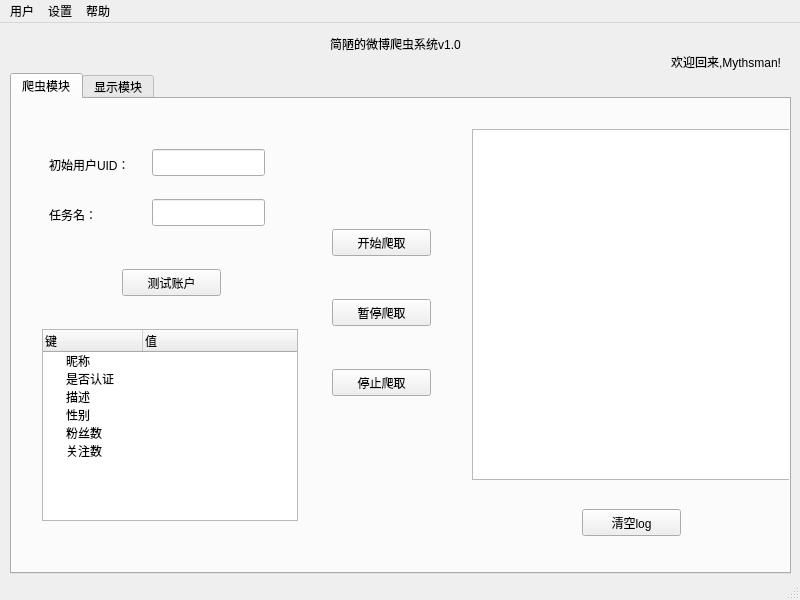
<?xml version="1.0" encoding="UTF-8"?>
<ui version="4.0">
 <class>MainWindow</class>
 <widget class="QMainWindow" name="MainWindow">
  <property name="enabled">
   <bool>true</bool>
  </property>
  <property name="geometry">
   <rect>
    <x>0</x>
    <y>0</y>
    <width>800</width>
    <height>600</height>
   </rect>
  </property>
  <property name="minimumSize">
   <size>
    <width>800</width>
    <height>600</height>
   </size>
  </property>
  <property name="maximumSize">
   <size>
    <width>800</width>
    <height>600</height>
   </size>
  </property>
  <property name="windowTitle">
   <string>微博爬虫程序</string>
  </property>
  <property name="toolTip">
   <string notr="true"/>
  </property>
  <widget class="QWidget" name="centralwidget">
   <widget class="QTabWidget" name="tabWidget">
    <property name="enabled">
     <bool>true</bool>
    </property>
    <property name="geometry">
     <rect>
      <x>10</x>
      <y>50</y>
      <width>781</width>
      <height>501</height>
     </rect>
    </property>
    <property name="toolTip">
     <string/>
    </property>
    <property name="currentIndex">
     <number>0</number>
    </property>
    <widget class="QWidget" name="tab">
     <attribute name="title">
      <string>爬虫模块</string>
     </attribute>
     <widget class="QLineEdit" name="lineEdit">
      <property name="geometry">
       <rect>
        <x>140</x>
        <y>50</y>
        <width>113</width>
        <height>27</height>
       </rect>
      </property>
     </widget>
     <widget class="QLabel" name="label_3">
      <property name="geometry">
       <rect>
        <x>37</x>
        <y>50</y>
        <width>91</width>
        <height>31</height>
       </rect>
      </property>
      <property name="text">
       <string>初始用户UID：</string>
      </property>
     </widget>
     <widget class="QTextEdit" name="textEdit">
      <property name="geometry">
       <rect>
        <x>460</x>
        <y>30</y>
        <width>321</width>
        <height>351</height>
       </rect>
      </property>
      <property name="html">
       <string>&lt;!DOCTYPE HTML PUBLIC &quot;-//W3C//DTD HTML 4.0//EN&quot; &quot;http://www.w3.org/TR/REC-html40/strict.dtd&quot;&gt;
&lt;html&gt;&lt;head&gt;&lt;meta name=&quot;qrichtext&quot; content=&quot;1&quot; /&gt;&lt;style type=&quot;text/css&quot;&gt;
p, li { white-space: pre-wrap; }
&lt;/style&gt;&lt;/head&gt;&lt;body style=&quot; font-family:'Ubuntu'; font-size:11pt; font-weight:400; font-style:normal;&quot;&gt;
&lt;p style=&quot;-qt-paragraph-type:empty; margin-top:0px; margin-bottom:0px; margin-left:0px; margin-right:0px; -qt-block-indent:0; text-indent:0px;&quot;&gt;&lt;br /&gt;&lt;/p&gt;&lt;/body&gt;&lt;/html&gt;</string>
      </property>
      <property name="textInteractionFlags">
       <set>Qt::TextSelectableByKeyboard|Qt::TextSelectableByMouse</set>
      </property>
     </widget>
     <widget class="QPushButton" name="pushButton">
      <property name="geometry">
       <rect>
        <x>320</x>
        <y>130</y>
        <width>99</width>
        <height>27</height>
       </rect>
      </property>
      <property name="text">
       <string>开始爬取</string>
      </property>
     </widget>
     <widget class="QPushButton" name="pushButton_2">
      <property name="geometry">
       <rect>
        <x>320</x>
        <y>200</y>
        <width>99</width>
        <height>27</height>
       </rect>
      </property>
      <property name="text">
       <string>暂停爬取</string>
      </property>
     </widget>
     <widget class="QPushButton" name="pushButton_3">
      <property name="geometry">
       <rect>
        <x>320</x>
        <y>270</y>
        <width>99</width>
        <height>27</height>
       </rect>
      </property>
      <property name="text">
       <string>停止爬取</string>
      </property>
     </widget>
     <widget class="QPushButton" name="pushButton_7">
      <property name="geometry">
       <rect>
        <x>570</x>
        <y>410</y>
        <width>99</width>
        <height>27</height>
       </rect>
      </property>
      <property name="text">
       <string>清空log</string>
      </property>
     </widget>
     <widget class="QPushButton" name="pushButton_8">
      <property name="geometry">
       <rect>
        <x>110</x>
        <y>170</y>
        <width>99</width>
        <height>27</height>
       </rect>
      </property>
      <property name="text">
       <string>测试账户</string>
      </property>
     </widget>
     <widget class="QTreeWidget" name="treeWidget">
      <property name="geometry">
       <rect>
        <x>30</x>
        <y>230</y>
        <width>256</width>
        <height>192</height>
       </rect>
      </property>
      <column>
       <property name="text">
        <string>键</string>
       </property>
      </column>
      <column>
       <property name="text">
        <string>值</string>
       </property>
      </column>
      <item>
       <property name="text">
        <string>昵称</string>
       </property>
       <property name="text">
        <string/>
       </property>
      </item>
      <item>
       <property name="text">
        <string>是否认证</string>
       </property>
      </item>
      <item>
       <property name="text">
        <string>描述</string>
       </property>
      </item>
      <item>
       <property name="text">
        <string>性别</string>
       </property>
      </item>
      <item>
       <property name="text">
        <string>粉丝数</string>
       </property>
      </item>
      <item>
       <property name="text">
        <string>关注数</string>
       </property>
      </item>
     </widget>
     <widget class="QLabel" name="label_6">
      <property name="geometry">
       <rect>
        <x>37</x>
        <y>100</y>
        <width>91</width>
        <height>31</height>
       </rect>
      </property>
      <property name="text">
       <string>任务名：</string>
      </property>
     </widget>
     <widget class="QLineEdit" name="lineEdit_4">
      <property name="geometry">
       <rect>
        <x>140</x>
        <y>100</y>
        <width>113</width>
        <height>27</height>
       </rect>
      </property>
     </widget>
    </widget>
    <widget class="QWidget" name="tab_2">
     <attribute name="title">
      <string>显示模块</string>
     </attribute>
     <widget class="QComboBox" name="comboBox">
      <property name="geometry">
       <rect>
        <x>104</x>
        <y>40</y>
        <width>111</width>
        <height>31</height>
       </rect>
      </property>
      <item>
       <property name="text">
        <string>New Item</string>
       </property>
      </item>
     </widget>
     <widget class="QLabel" name="label_7">
      <property name="geometry">
       <rect>
        <x>40</x>
        <y>40</y>
        <width>71</width>
        <height>31</height>
       </rect>
      </property>
      <property name="text">
       <string>任务名：</string>
      </property>
     </widget>
     <widget class="QTextEdit" name="textEdit_2">
      <property name="geometry">
       <rect>
        <x>30</x>
        <y>80</y>
        <width>711</width>
        <height>291</height>
       </rect>
      </property>
     </widget>
     <widget class="QPushButton" name="pushButton_4">
      <property name="geometry">
       <rect>
        <x>330</x>
        <y>400</y>
        <width>99</width>
        <height>27</height>
       </rect>
      </property>
      <property name="text">
       <string>显示</string>
      </property>
     </widget>
    </widget>
   </widget>
   <widget class="QLabel" name="label">
    <property name="geometry">
     <rect>
      <x>260</x>
      <y>0</y>
      <width>271</width>
      <height>41</height>
     </rect>
    </property>
    <property name="text">
     <string>简陋的微博爬虫系统v1.0</string>
    </property>
    <property name="alignment">
     <set>Qt::AlignCenter</set>
    </property>
   </widget>
   <widget class="QLabel" name="label_2">
    <property name="geometry">
     <rect>
      <x>570</x>
      <y>30</y>
      <width>211</width>
      <height>20</height>
     </rect>
    </property>
    <property name="layoutDirection">
     <enum>Qt::LeftToRight</enum>
    </property>
    <property name="text">
     <string>欢迎回来,Mythsman!</string>
    </property>
    <property name="alignment">
     <set>Qt::AlignRight|Qt::AlignTop|Qt::AlignTrailing</set>
    </property>
   </widget>
  </widget>
  <widget class="QStatusBar" name="statusbar"/>
  <widget class="QMenuBar" name="menubar">
   <property name="geometry">
    <rect>
     <x>0</x>
     <y>0</y>
     <width>800</width>
     <height>31</height>
    </rect>
   </property>
   <widget class="QMenu" name="menuFadsf">
    <property name="title">
     <string>用户</string>
    </property>
    <addaction name="action_signin"/>
    <addaction name="action_login"/>
    <addaction name="action_exit"/>
   </widget>
   <widget class="QMenu" name="menuAbout">
    <property name="title">
     <string>帮助</string>
    </property>
    <addaction name="action_help"/>
    <addaction name="action_update"/>
    <addaction name="action_about"/>
   </widget>
   <widget class="QMenu" name="menu">
    <property name="title">
     <string>设置</string>
    </property>
    <addaction name="action_8"/>
    <addaction name="action_9"/>
    <addaction name="action_10"/>
   </widget>
   <addaction name="menuFadsf"/>
   <addaction name="menu"/>
   <addaction name="menuAbout"/>
  </widget>
  <action name="action_help">
   <property name="text">
    <string>使用说明</string>
   </property>
  </action>
  <action name="action_update">
   <property name="text">
    <string>软件更新</string>
   </property>
  </action>
  <action name="action_about">
   <property name="text">
    <string>关于</string>
   </property>
  </action>
  <action name="action_8">
   <property name="text">
    <string>爬虫设置</string>
   </property>
  </action>
  <action name="action_9">
   <property name="text">
    <string>存储设置</string>
   </property>
  </action>
  <action name="action_10">
   <property name="text">
    <string>展示设置</string>
   </property>
  </action>
  <action name="action_login">
   <property name="text">
    <string>登陆</string>
   </property>
  </action>
  <action name="action_exit">
   <property name="text">
    <string>退出</string>
   </property>
  </action>
  <action name="action_signin">
   <property name="text">
    <string>注册</string>
   </property>
  </action>
 </widget>
 <resources/>
 <connections>
  <connection>
   <sender>action_exit</sender>
   <signal>triggered()</signal>
   <receiver>MainWindow</receiver>
   <slot>close()</slot>
   <hints>
    <hint type="sourcelabel">
     <x>-1</x>
     <y>-1</y>
    </hint>
    <hint type="destinationlabel">
     <x>399</x>
     <y>299</y>
    </hint>
   </hints>
  </connection>
  <connection>
   <sender>pushButton_7</sender>
   <signal>clicked()</signal>
   <receiver>textEdit</receiver>
   <slot>clear()</slot>
   <hints>
    <hint type="sourcelabel">
     <x>634</x>
     <y>537</y>
    </hint>
    <hint type="destinationlabel">
     <x>579</x>
     <y>419</y>
    </hint>
   </hints>
  </connection>
 </connections>
</ui>
